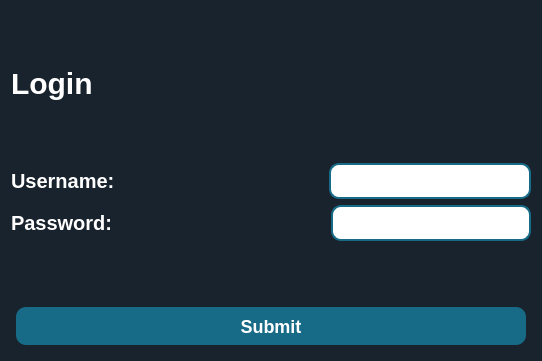
<?xml version="1.0" encoding="UTF-8"?>
<ui version="4.0">
 <class>LoginWindow</class>
 <widget class="QWidget" name="LoginWindow">
  <property name="geometry">
   <rect>
    <x>0</x>
    <y>0</y>
    <width>542</width>
    <height>361</height>
   </rect>
  </property>
  <property name="windowTitle">
   <string>Form</string>
  </property>
  <property name="styleSheet">
   <string notr="true">QWidget {
  background-color: #19232D;
  border: 0px solid #455364;
  padding: 0px;
  color: white;
  selection-background-color: #346792;
  selection-color: #E0E1E3;
	font-family : Ubuntu;
font-size: 18px;
font-weight: bold;
}

QWidget:disabled {
  background-color: #19232D;
  color: #9DA9B5;
  selection-background-color: #26486B;
  selection-color: #9DA9B5;
}

QWidget::item:selected {
  background-color: #176B87;
}

QWidget::item:hover:!selected {
  background-color: rgba(23, 107, 135,50%);
}

QMainWindow::separator {
  background-color: #455364;
  border: 0px solid #19232D;
  spacing: 0px;
  padding: 2px;
}

QMainWindow::separator:hover {
  background-color: #60798B;
  border: 0px solid #1A72BB;
}

/*-------------------------------------------------------------------------------------------*/

QCheckBox {
  background-color: rgb(0,0,0,0);
  color: white;
  spacing: 4px;
  outline: none;
  padding-top: 2px;

}


/*-------------------------------------------------------------------------------------------*/
QScrollBar:horizontal {
  height: 16px;
  margin: 2px 16px 2px 16px;
  border: 1px solid white;
  border-radius: 4px;
  background-color: rgb(25, 35, 45);
}

QScrollBar::handle:horizontal {
  background-color: #176B87;
  border: 1px solid #C9CDD0;
  border-radius: 4px;
  min-width: 8px;
}

QScrollBar::handle:horizontal:hover {
  background-color: rgba(23, 107, 135,80%);
  border:#4169E1;
  border-radius: 4px;
  min-width: 8px;
}

QScrollBar::handle:horizontal:focus {
  border: 1px solid red;
}
QScrollBar:vertical {
  background-color: rgb(25, 35, 45);
  width: 16px;
  margin: 16px 2px 16px 2px;
  border: 1px solid white;
  border-radius: 4px;
}


QScrollBar::handle:vertical {
  background-color: #176B87;
  border: 1px solid #C9CDD0;
  min-height: 8px;
  border-radius: 4px;
}

QScrollBar::handle:vertical:hover {
  background-color: rgba(23, 107, 135,80%);
  border: #9FCBFF;
  border-radius: 4px;
  min-height: 8px;
}

QScrollBar::handle:vertical:focus {
  border: 1px solid #73C7FF;
}


QScrollBar::add-line:horizontal {
  margin: 0px 0px 0px 0px;
  border-image: url(&quot;qss_icons/light/rc/arrow_right_disabled.png&quot;);
  height: 12px;
  width: 12px;
  subcontrol-position: right;
  subcontrol-origin: margin;
}

QScrollBar::add-line:horizontal:hover, QScrollBar::add-line:horizontal:on {
  border-image: url(&quot;qss_icons/light/rc/arrow_right.png&quot;);
  height: 12px;
  width: 12px;
  subcontrol-position: right;
  subcontrol-origin: margin;
}

QScrollBar::add-line:vertical {
  margin: 3px 0px 3px 0px;
  border-image: url(&quot;qss_icons/light/rc/arrow_down_disabled.png&quot;);
  height: 12px;
  width: 12px;
  subcontrol-position: bottom;
  subcontrol-origin: margin;
}

QScrollBar::add-line:vertical:hover, QScrollBar::add-line:vertical:on {
  border-image: url(&quot;qss_icons/light/rc/arrow_down.png&quot;);
  height: 12px;
  width: 12px;
  subcontrol-position: bottom;
  subcontrol-origin: margin;
}

QScrollBar::sub-line:horizontal {
  margin: 0px 3px 0px 3px;
  border-image: url(&quot;qss_icons/light/rc/arrow_left_disabled.png&quot;);
  height: 12px;
  width: 12px;
  subcontrol-position: left;
  subcontrol-origin: margin;
}

QScrollBar::sub-line:horizontal:hover, QScrollBar::sub-line:horizontal:on {
  border-image: url(&quot;qss_icons/light/rc/arrow_left.png&quot;);
  height: 12px;
  width: 12px;
  subcontrol-position: left;
  subcontrol-origin: margin;
}

QScrollBar::sub-line:vertical {
  margin: 3px 0px 3px 0px;
  border-image: url(&quot;qss_icons/light/rc/arrow_up_disabled.png&quot;);
  height: 12px;
  width: 12px;
  subcontrol-position: top;
  subcontrol-origin: margin;
}

QScrollBar::sub-line:vertical:hover, QScrollBar::sub-line:vertical:on {
  border-image: url(&quot;qss_icons/light/rc/arrow_up.png&quot;);
  height: 12px;
  width: 12px;
  subcontrol-position: top;
  subcontrol-origin: margin;
}

QScrollBar::up-arrow:horizontal, QScrollBar::down-arrow:horizontal {
  background: none;
}

QScrollBar::up-arrow:vertical, QScrollBar::down-arrow:vertical {
  background: none;
}


QScrollBar::add-page:horizontal, QScrollBar::sub-page:horizontal {
  background: none;
}

QScrollBar::add-page:vertical, QScrollBar::sub-page:vertical {
  background: none;
}

/*----------------------------------------------------------------------------------------*/
QPushButton{
 /*border:2px solid #05B8CC;*/
 background-color: #176B87;
padding: 3px 10px;
 color:rgb(255, 255, 255);
 border-radius: 10px;
 font-weight:bold;
  margin: 5px;
}

QPushButton::hover{
 border: 1px solid #176B87;
 background-color: rgba(23, 107, 135,80%)
}
QPushButton:pressed {
 margin:1px 2px;
 font-size: 15px;
}
/*----------------------------------------------------------------------------------------*/
QComboBox{
 border:1px solid #176B87;
border-radius:5px;
background-color: #176B87;
padding: 2px 10px;
color:white;
}



QComboBox:on { /* shift the text when the popup opens */
    padding-top: 3px;
    padding-left: 4px;
}


QComboBox::drop-down {
    subcontrol-origin: padding;
    subcontrol-position: top right;
    width: 22px;

    border-left-width: 1px;
    border-left-color: darkgray;
    border-left-style: solid; /* just a single line */
    border-top-right-radius: 3px; /* same radius as the QComboBox */
    border-bottom-right-radius: 3px;
}

QComboBox::down-arrow {
    image: url(icons/caret-down copy.svg);
}

QComboBox::down-arrow:on { /* shift the arrow when popup is open */
    top: 1px;
    left: 1px;
}
QComboBox QAbstractItemView {
border:none;
    selection-background-color:#176B87;
}
/*---------------------------------------------------------------------------------------*/
QProgressBar{
	border: 1px solid #05B8CC;
	border-radius:5px;
	text-align:center;
	font-size:18px;
}

QProgressBar::chunk{
	background-color: #05B8CC;
	width: 17px;
	margin: 0.5px;
}</string>
  </property>
  <layout class="QGridLayout" name="gridLayout">
   <item row="1" column="0">
    <layout class="QVBoxLayout" name="verticalLayout" stretch="0,0,0,0,0,0,0">
     <item>
      <spacer name="verticalSpacer">
       <property name="orientation">
        <enum>Qt::Orientation::Vertical</enum>
       </property>
       <property name="sizeHint" stdset="0">
        <size>
         <width>20</width>
         <height>40</height>
        </size>
       </property>
      </spacer>
     </item>
     <item>
      <widget class="QLabel" name="login_label">
       <property name="font">
        <font>
         <family>Ubuntu</family>
         <pointsize>-1</pointsize>
         <bold>true</bold>
        </font>
       </property>
       <property name="styleSheet">
        <string notr="true">font-size:30px;</string>
       </property>
       <property name="text">
        <string>Login</string>
       </property>
      </widget>
     </item>
     <item>
      <spacer name="verticalSpacer_3">
       <property name="orientation">
        <enum>Qt::Orientation::Vertical</enum>
       </property>
       <property name="sizeHint" stdset="0">
        <size>
         <width>20</width>
         <height>40</height>
        </size>
       </property>
      </spacer>
     </item>
     <item>
      <layout class="QHBoxLayout" name="horizontalLayout_2">
       <item>
        <widget class="QLabel" name="label_2">
         <property name="styleSheet">
          <string notr="true">font-size: 20px;</string>
         </property>
         <property name="text">
          <string>Username: </string>
         </property>
        </widget>
       </item>
       <item>
        <spacer name="horizontalSpacer">
         <property name="orientation">
          <enum>Qt::Orientation::Horizontal</enum>
         </property>
         <property name="sizeHint" stdset="0">
          <size>
           <width>40</width>
           <height>20</height>
          </size>
         </property>
        </spacer>
       </item>
       <item>
        <widget class="QLineEdit" name="username_input">
         <property name="styleSheet">
          <string notr="true">background-color: rgb(255, 255, 255);
color: rgb(0,0,0);
border: 2px solid #176B87; 
border-radius: 10px;
height: 32px;</string>
         </property>
        </widget>
       </item>
      </layout>
     </item>
     <item>
      <layout class="QHBoxLayout" name="horizontalLayout">
       <item>
        <widget class="QLabel" name="label_3">
         <property name="styleSheet">
          <string notr="true">font-size: 20px;</string>
         </property>
         <property name="text">
          <string>Password:  </string>
         </property>
        </widget>
       </item>
       <item>
        <spacer name="horizontalSpacer_2">
         <property name="orientation">
          <enum>Qt::Orientation::Horizontal</enum>
         </property>
         <property name="sizeHint" stdset="0">
          <size>
           <width>40</width>
           <height>20</height>
          </size>
         </property>
        </spacer>
       </item>
       <item>
        <widget class="QLineEdit" name="password_input">
         <property name="styleSheet">
          <string notr="true">background-color: rgb(255, 255, 255);
color: rgb(0,0,0);
border: 2px solid #176B87; 
border-radius: 10px;
height: 32px;</string>
         </property>
         <property name="echoMode">
          <enum>QLineEdit::Password</enum>
         </property>
        </widget>
       </item>
      </layout>
     </item>
     <item>
      <spacer name="verticalSpacer_2">
       <property name="orientation">
        <enum>Qt::Orientation::Vertical</enum>
       </property>
       <property name="sizeHint" stdset="0">
        <size>
         <width>20</width>
         <height>40</height>
        </size>
       </property>
      </spacer>
     </item>
     <item>
      <widget class="QPushButton" name="submit_btn">
       <property name="styleSheet">
        <string notr="true">height: 32px;</string>
       </property>
       <property name="text">
        <string>Submit</string>
       </property>
      </widget>
     </item>
    </layout>
   </item>
  </layout>
 </widget>
 <resources/>
 <connections/>
</ui>
